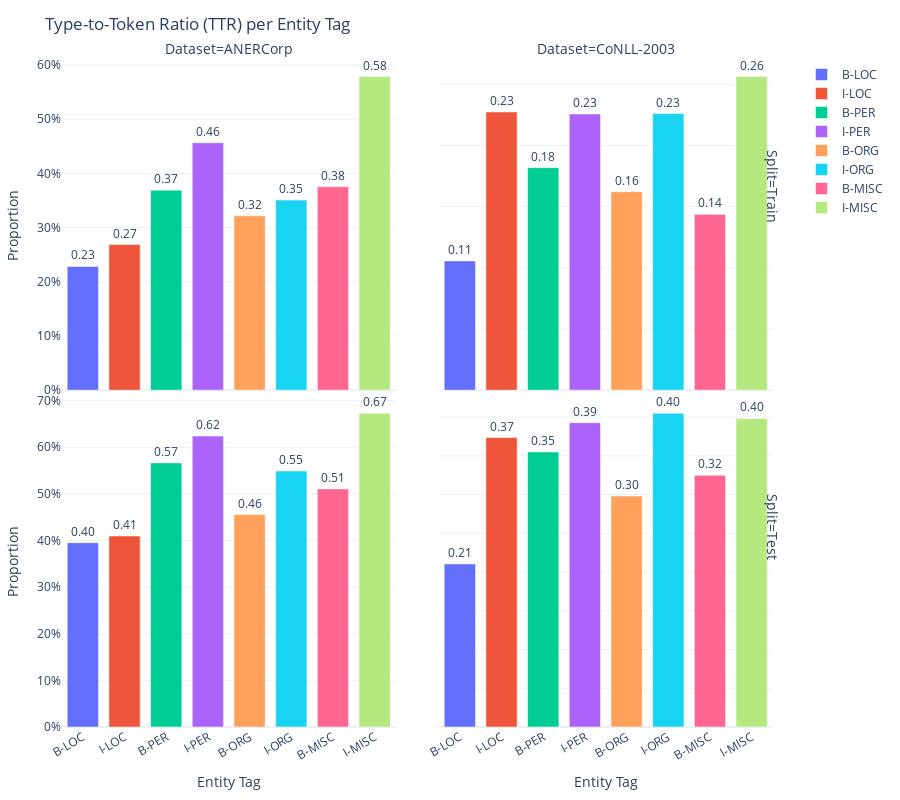

Write notebook code for a chart like this one.
### Code cell
plot_faceted_bar_chart(
            df=df,
            metric="TTR",
            text="TTR",
            title="Type-to-Token Ratio (TTR) per Entity Tag",
            tag_order=_DEFAULT_TAGS
        )

### Figure 1 — Plotly figure (JSON) as saved in the notebook; plotly's stock layout.template omitted (floating-point values rounded to 4 significant figures)
{"data": [{"alignmentgroup": "True", "cliponaxis": false, "hovertemplate": "Entity Tag=%{x}<br>Split=Train<br>Dataset=ANERCorp<br>Proportion=%{text}<extra></extra>", "legendgroup": "B-LOC", "marker": {"color": "#636efa", "pattern": {"shape": ""}}, "name": "B-LOC", "offsetgroup": "B-LOC", "orientation": "v", "showlegend": true, "text": [0.2283], "textposition": "outside", "texttemplate": "%{text:.2f}", "type": "bar", "x": ["B-LOC"], "xaxis": "x3", "y": [0.2283], "yaxis": "y3"}, {"alignmentgroup": "True", "cliponaxis": false, "hovertemplate": "Entity Tag=%{x}<br>Split=Train<br>Dataset=CoNLL-2003<br>Proportion=%{text}<extra></extra>", "legendgroup": "B-LOC", "marker": {"color": "#636efa", "pattern": {"shape": ""}}, "name": "B-LOC", "offsetgroup": "B-LOC", "orientation": "v", "showlegend": false, "text": [0.1056], "textposition": "outside", "texttemplate": "%{text:.2f}", "type": "bar", "x": ["B-LOC"], "xaxis": "x4", "y": [0.1056], "yaxis": "y4"}, {"alignmentgroup": "True", "cliponaxis": false, "hovertemplate": "Entity Tag=%{x}<br>Split=Test<br>Dataset=ANERCorp<br>Proportion=%{text}<extra></extra>", "legendgroup": "B-LOC", "marker": {"color": "#636efa", "pattern": {"shape": ""}}, "name": "B-LOC", "offsetgroup": "B-LOC", "orientation": "v", "showlegend": false, "text": [0.3952], "textposition": "outside", "texttemplate": "%{text:.2f}", "type": "bar", "x": ["B-LOC"], "xaxis": "x", "y": [0.3952], "yaxis": "y"}, {"alignmentgroup": "True", "cliponaxis": false, "hovertemplate": "Entity Tag=%{x}<br>Split=Test<br>Dataset=CoNLL-2003<br>Proportion=%{text}<extra></extra>", "legendgroup": "B-LOC", "marker": {"color": "#636efa", "pattern": {"shape": ""}}, "name": "B-LOC", "offsetgroup": "B-LOC", "orientation": "v", "showlegend": false, "text": [0.2104], "textposition": "outside", "texttemplate": "%{text:.2f}", "type": "bar", "x": ["B-LOC"], "xaxis": "x2", "y": [0.2104], "yaxis": "y2"}, {"alignmentgroup": "True", "cliponaxis": false, "hovertemplate": "Entity Tag=%{x}<br>Split=Train<br>Dataset=ANERCorp<br>Proportion=%{text}<extra></extra>", "legendgroup": "I-LOC", "marker": {"color": "#EF553B", "pattern": {"shape": ""}}, "name": "I-LOC", "offsetgroup": "I-LOC", "orientation": "v", "showlegend": true, "text": [0.2686], "textposition": "outside", "texttemplate": "%{text:.2f}", "type": "bar", "x": ["I-LOC"], "xaxis": "x3", "y": [0.2686], "yaxis": "y3"}, {"alignmentgroup": "True", "cliponaxis": false, "hovertemplate": "Entity Tag=%{x}<br>Split=Train<br>Dataset=CoNLL-2003<br>Proportion=%{text}<extra></extra>", "legendgroup": "I-LOC", "marker": {"color": "#EF553B", "pattern": {"shape": ""}}, "name": "I-LOC", "offsetgroup": "I-LOC", "orientation": "v", "showlegend": false, "text": [0.2273], "textposition": "outside", "texttemplate": "%{text:.2f}", "type": "bar", "x": ["I-LOC"], "xaxis": "x4", "y": [0.2273], "yaxis": "y4"}, {"alignmentgroup": "True", "cliponaxis": false, "hovertemplate": "Entity Tag=%{x}<br>Split=Test<br>Dataset=ANERCorp<br>Proportion=%{text}<extra></extra>", "legendgroup": "I-LOC", "marker": {"color": "#EF553B", "pattern": {"shape": ""}}, "name": "I-LOC", "offsetgroup": "I-LOC", "orientation": "v", "showlegend": false, "text": [0.4096], "textposition": "outside", "texttemplate": "%{text:.2f}", "type": "bar", "x": ["I-LOC"], "xaxis": "x", "y": [0.4096], "yaxis": "y"}, {"alignmentgroup": "True", "cliponaxis": false, "hovertemplate": "Entity Tag=%{x}<br>Split=Test<br>Dataset=CoNLL-2003<br>Proportion=%{text}<extra></extra>", "legendgroup": "I-LOC", "marker": {"color": "#EF553B", "pattern": {"shape": ""}}, "name": "I-LOC", "offsetgroup": "I-LOC", "orientation": "v", "showlegend": false, "text": [0.3735], "textposition": "outside", "texttemplate": "%{text:.2f}", "type": "bar", "x": ["I-LOC"], "xaxis": "x2", "y": [0.3735], "yaxis": "y2"}, {"alignmentgroup": "True", "cliponaxis": false, "hovertemplate": "Entity Tag=%{x}<br>Split=Train<br>Dataset=ANERCorp<br>Proportion=%{text}<extra></extra>", "legendgroup": "B-PER", "marker": {"color": "#00cc96", "pattern": {"shape": ""}}, "name": "B-PER", "offsetgroup": "B-PER", "orientation": "v", "showlegend": true, "text": [0.3689], "textposition": "outside", "texttemplate": "%{text:.2f}", "type": "bar", "x": ["B-PER"], "xaxis": "x3", "y": [0.3689], "yaxis": "y3"}, {"alignmentgroup": "True", "cliponaxis": false, "hovertemplate": "Entity Tag=%{x}<br>Split=Train<br>Dataset=CoNLL-2003<br>Proportion=%{text}<extra></extra>", "legendgroup": "B-PER", "marker": {"color": "#00cc96", "pattern": {"shape": ""}}, "name": "B-PER", "offsetgroup": "B-PER", "orientation": "v", "showlegend": false, "text": [0.1818], "textposition": "outside", "texttemplate": "%{text:.2f}", "type": "bar", "x": ["B-PER"], "xaxis": "x4", "y": [0.1818], "yaxis": "y4"}, {"alignmentgroup": "True", "cliponaxis": false, "hovertemplate": "Entity Tag=%{x}<br>Split=Test<br>Dataset=ANERCorp<br>Proportion=%{text}<extra></extra>", "legendgroup": "B-PER", "marker": {"color": "#00cc96", "pattern": {"shape": ""}}, "name": "B-PER", "offsetgroup": "B-PER", "orientation": "v", "showlegend": false, "text": [0.5664], "textposition": "outside", "texttemplate": "%{text:.2f}", "type": "bar", "x": ["B-PER"], "xaxis": "x", "y": [0.5664], "yaxis": "y"}, {"alignmentgroup": "True", "cliponaxis": false, "hovertemplate": "Entity Tag=%{x}<br>Split=Test<br>Dataset=CoNLL-2003<br>Proportion=%{text}<extra></extra>", "legendgroup": "B-PER", "marker": {"color": "#00cc96", "pattern": {"shape": ""}}, "name": "B-PER", "offsetgroup": "B-PER", "orientation": "v", "showlegend": false, "text": [0.355], "textposition": "outside", "texttemplate": "%{text:.2f}", "type": "bar", "x": ["B-PER"], "xaxis": "x2", "y": [0.355], "yaxis": "y2"}, {"alignmentgroup": "True", "cliponaxis": false, "hovertemplate": "Entity Tag=%{x}<br>Split=Train<br>Dataset=ANERCorp<br>Proportion=%{text}<extra></extra>", "legendgroup": "I-PER", "marker": {"color": "#ab63fa", "pattern": {"shape": ""}}, "name": "I-PER", "offsetgroup": "I-PER", "orientation": "v", "showlegend": true, "text": [0.4564], "textposition": "outside", "texttemplate": "%{text:.2f}", "type": "bar", "x": ["I-PER"], "xaxis": "x3", "y": [0.4564], "yaxis": "y3"}, {"alignmentgroup": "True", "cliponaxis": false, "hovertemplate": "Entity Tag=%{x}<br>Split=Train<br>Dataset=CoNLL-2003<br>Proportion=%{text}<extra></extra>", "legendgroup": "I-PER", "marker": {"color": "#ab63fa", "pattern": {"shape": ""}}, "name": "I-PER", "offsetgroup": "I-PER", "orientation": "v", "showlegend": false, "text": [0.2257], "textposition": "outside", "texttemplate": "%{text:.2f}", "type": "bar", "x": ["I-PER"], "xaxis": "x4", "y": [0.2257], "yaxis": "y4"}, {"alignmentgroup": "True", "cliponaxis": false, "hovertemplate": "Entity Tag=%{x}<br>Split=Test<br>Dataset=ANERCorp<br>Proportion=%{text}<extra></extra>", "legendgroup": "I-PER", "marker": {"color": "#ab63fa", "pattern": {"shape": ""}}, "name": "I-PER", "offsetgroup": "I-PER", "orientation": "v", "showlegend": false, "text": [0.624], "textposition": "outside", "texttemplate": "%{text:.2f}", "type": "bar", "x": ["I-PER"], "xaxis": "x", "y": [0.624], "yaxis": "y"}, {"alignmentgroup": "True", "cliponaxis": false, "hovertemplate": "Entity Tag=%{x}<br>Split=Test<br>Dataset=CoNLL-2003<br>Proportion=%{text}<extra></extra>", "legendgroup": "I-PER", "marker": {"color": "#ab63fa", "pattern": {"shape": ""}}, "name": "I-PER", "offsetgroup": "I-PER", "orientation": "v", "showlegend": false, "text": [0.3927], "textposition": "outside", "texttemplate": "%{text:.2f}", "type": "bar", "x": ["I-PER"], "xaxis": "x2", "y": [0.3927], "yaxis": "y2"}, {"alignmentgroup": "True", "cliponaxis": false, "hovertemplate": "Entity Tag=%{x}<br>Split=Train<br>Dataset=ANERCorp<br>Proportion=%{text}<extra></extra>", "legendgroup": "B-ORG", "marker": {"color": "#FFA15A", "pattern": {"shape": ""}}, "name": "B-ORG", "offsetgroup": "B-ORG", "orientation": "v", "showlegend": true, "text": [0.3217], "textposition": "outside", "texttemplate": "%{text:.2f}", "type": "bar", "x": ["B-ORG"], "xaxis": "x3", "y": [0.3217], "yaxis": "y3"}, {"alignmentgroup": "True", "cliponaxis": false, "hovertemplate": "Entity Tag=%{x}<br>Split=Train<br>Dataset=CoNLL-2003<br>Proportion=%{text}<extra></extra>", "legendgroup": "B-ORG", "marker": {"color": "#FFA15A", "pattern": {"shape": ""}}, "name": "B-ORG", "offsetgroup": "B-ORG", "orientation": "v", "showlegend": false, "text": [0.1622], "textposition": "outside", "texttemplate": "%{text:.2f}", "type": "bar", "x": ["B-ORG"], "xaxis": "x4", "y": [0.1622], "yaxis": "y4"}, {"alignmentgroup": "True", "cliponaxis": false, "hovertemplate": "Entity Tag=%{x}<br>Split=Test<br>Dataset=ANERCorp<br>Proportion=%{text}<extra></extra>", "legendgroup": "B-ORG", "marker": {"color": "#FFA15A", "pattern": {"shape": ""}}, "name": "B-ORG", "offsetgroup": "B-ORG", "orientation": "v", "showlegend": false, "text": [0.4556], "textposition": "outside", "texttemplate": "%{text:.2f}", "type": "bar", "x": ["B-ORG"], "xaxis": "x", "y": [0.4556], "yaxis": "y"}, {"alignmentgroup": "True", "cliponaxis": false, "hovertemplate": "Entity Tag=%{x}<br>Split=Test<br>Dataset=CoNLL-2003<br>Proportion=%{text}<extra></extra>", "legendgroup": "B-ORG", "marker": {"color": "#FFA15A", "pattern": {"shape": ""}}, "name": "B-ORG", "offsetgroup": "B-ORG", "orientation": "v", "showlegend": false, "text": [0.298], "textposition": "outside", "texttemplate": "%{text:.2f}", "type": "bar", "x": ["B-ORG"], "xaxis": "x2", "y": [0.298], "yaxis": "y2"}, {"alignmentgroup": "True", "cliponaxis": false, "hovertemplate": "Entity Tag=%{x}<br>Split=Train<br>Dataset=ANERCorp<br>Proportion=%{text}<extra></extra>", "legendgroup": "I-ORG", "marker": {"color": "#19d3f3", "pattern": {"shape": ""}}, "name": "I-ORG", "offsetgroup": "I-ORG", "orientation": "v", "showlegend": true, "text": [0.3507], "textposition": "outside", "texttemplate": "%{text:.2f}", "type": "bar", "x": ["I-ORG"], "xaxis": "x3", "y": [0.3507], "yaxis": "y3"}, {"alignmentgroup": "True", "cliponaxis": false, "hovertemplate": "Entity Tag=%{x}<br>Split=Train<br>Dataset=CoNLL-2003<br>Proportion=%{text}<extra></extra>", "legendgroup": "I-ORG", "marker": {"color": "#19d3f3", "pattern": {"shape": ""}}, "name": "I-ORG", "offsetgroup": "I-ORG", "orientation": "v", "showlegend": false, "text": [0.226], "textposition": "outside", "texttemplate": "%{text:.2f}", "type": "bar", "x": ["I-ORG"], "xaxis": "x4", "y": [0.226], "yaxis": "y4"}, {"alignmentgroup": "True", "cliponaxis": false, "hovertemplate": "Entity Tag=%{x}<br>Split=Test<br>Dataset=ANERCorp<br>Proportion=%{text}<extra></extra>", "legendgroup": "I-ORG", "marker": {"color": "#19d3f3", "pattern": {"shape": ""}}, "name": "I-ORG", "offsetgroup": "I-ORG", "orientation": "v", "showlegend": false, "text": [0.5491], "textposition": "outside", "texttemplate": "%{text:.2f}", "type": "bar", "x": ["I-ORG"], "xaxis": "x", "y": [0.5491], "yaxis": "y"}, {"alignmentgroup": "True", "cliponaxis": false, "hovertemplate": "Entity Tag=%{x}<br>Split=Test<br>Dataset=CoNLL-2003<br>Proportion=%{text}<extra></extra>", "legendgroup": "I-ORG", "marker": {"color": "#19d3f3", "pattern": {"shape": ""}}, "name": "I-ORG", "offsetgroup": "I-ORG", "orientation": "v", "showlegend": false, "text": [0.4048], "textposition": "outside", "texttemplate": "%{text:.2f}", "type": "bar", "x": ["I-ORG"], "xaxis": "x2", "y": [0.4048], "yaxis": "y2"}, {"alignmentgroup": "True", "cliponaxis": false, "hovertemplate": "Entity Tag=%{x}<br>Split=Train<br>Dataset=ANERCorp<br>Proportion=%{text}<extra></extra>", "legendgroup": "B-MISC", "marker": {"color": "#FF6692", "pattern": {"shape": ""}}, "name": "B-MISC", "offsetgroup": "B-MISC", "orientation": "v", "showlegend": true, "text": [0.3754], "textposition": "outside", "texttemplate": "%{text:.2f}", "type": "bar", "x": ["B-MISC"], "xaxis": "x3", "y": [0.3754], "yaxis": "y3"}, {"alignmentgroup": "True", "cliponaxis": false, "hovertemplate": "Entity Tag=%{x}<br>Split=Train<br>Dataset=CoNLL-2003<br>Proportion=%{text}<extra></extra>", "legendgroup": "B-MISC", "marker": {"color": "#FF6692", "pattern": {"shape": ""}}, "name": "B-MISC", "offsetgroup": "B-MISC", "orientation": "v", "showlegend": false, "text": [0.1437], "textposition": "outside", "texttemplate": "%{text:.2f}", "type": "bar", "x": ["B-MISC"], "xaxis": "x4", "y": [0.1437], "yaxis": "y4"}, {"alignmentgroup": "True", "cliponaxis": false, "hovertemplate": "Entity Tag=%{x}<br>Split=Test<br>Dataset=ANERCorp<br>Proportion=%{text}<extra></extra>", "legendgroup": "B-MISC", "marker": {"color": "#FF6692", "pattern": {"shape": ""}}, "name": "B-MISC", "offsetgroup": "B-MISC", "orientation": "v", "showlegend": false, "text": [0.5106], "textposition": "outside", "texttemplate": "%{text:.2f}", "type": "bar", "x": ["B-MISC"], "xaxis": "x", "y": [0.5106], "yaxis": "y"}, {"alignmentgroup": "True", "cliponaxis": false, "hovertemplate": "Entity Tag=%{x}<br>Split=Test<br>Dataset=CoNLL-2003<br>Proportion=%{text}<extra></extra>", "legendgroup": "B-MISC", "marker": {"color": "#FF6692", "pattern": {"shape": ""}}, "name": "B-MISC", "offsetgroup": "B-MISC", "orientation": "v", "showlegend": false, "text": [0.3248], "textposition": "outside", "texttemplate": "%{text:.2f}", "type": "bar", "x": ["B-MISC"], "xaxis": "x2", "y": [0.3248], "yaxis": "y2"}, {"alignmentgroup": "True", "cliponaxis": false, "hovertemplate": "Entity Tag=%{x}<br>Split=Train<br>Dataset=ANERCorp<br>Proportion=%{text}<extra></extra>", "legendgroup": "I-MISC", "marker": {"color": "#B6E880", "pattern": {"shape": ""}}, "name": "I-MISC", "offsetgroup": "I-MISC", "orientation": "v", "showlegend": true, "text": [0.5787], "textposition": "outside", "texttemplate": "%{text:.2f}", "type": "bar", "x": ["I-MISC"], "xaxis": "x3", "y": [0.5787], "yaxis": "y3"}, {"alignmentgroup": "True", "cliponaxis": false, "hovertemplate": "Entity Tag=%{x}<br>Split=Train<br>Dataset=CoNLL-2003<br>Proportion=%{text}<extra></extra>", "legendgroup": "I-MISC", "marker": {"color": "#B6E880", "pattern": {"shape": ""}}, "name": "I-MISC", "offsetgroup": "I-MISC", "orientation": "v", "showlegend": false, "text": [0.2563], "textposition": "outside", "texttemplate": "%{text:.2f}", "type": "bar", "x": ["I-MISC"], "xaxis": "x4", "y": [0.2563], "yaxis": "y4"}, {"alignmentgroup": "True", "cliponaxis": false, "hovertemplate": "Entity Tag=%{x}<br>Split=Test<br>Dataset=ANERCorp<br>Proportion=%{text}<extra></extra>", "legendgroup": "I-MISC", "marker": {"color": "#B6E880", "pattern": {"shape": ""}}, "name": "I-MISC", "offsetgroup": "I-MISC", "orientation": "v", "showlegend": false, "text": [0.6727], "textposition": "outside", "texttemplate": "%{text:.2f}", "type": "bar", "x": ["I-MISC"], "xaxis": "x", "y": [0.6727], "yaxis": "y"}, {"alignmentgroup": "True", "cliponaxis": false, "hovertemplate": "Entity Tag=%{x}<br>Split=Test<br>Dataset=CoNLL-2003<br>Proportion=%{text}<extra></extra>", "legendgroup": "I-MISC", "marker": {"color": "#B6E880", "pattern": {"shape": ""}}, "name": "I-MISC", "offsetgroup": "I-MISC", "orientation": "v", "showlegend": false, "text": [0.3981], "textposition": "outside", "texttemplate": "%{text:.2f}", "type": "bar", "x": ["I-MISC"], "xaxis": "x2", "y": [0.3981], "yaxis": "y2"}], "layout": {"annotations": [{"font": {"size": 14}, "showarrow": false, "text": "Dataset=ANERCorp", "x": 0.23, "xanchor": "center", "xref": "paper", "y": 1, "yanchor": "bottom", "yref": "paper"}, {"font": {"size": 14}, "showarrow": false, "text": "Dataset=CoNLL-2003", "x": 0.75, "xanchor": "center", "xref": "paper", "y": 1, "yanchor": "bottom", "yref": "paper"}, {"font": {"size": 14}, "showarrow": false, "text": "Split=Test", "textangle": 90, "x": 0.98, "xanchor": "center", "xref": "paper", "y": 0.2475, "yanchor": "bottom", "yref": "paper"}, {"font": {"size": 14}, "showarrow": false, "text": "Split=Train", "textangle": 90, "x": 0.98, "xanchor": "center", "xref": "paper", "y": 0.7525, "yanchor": "bottom", "yref": "paper"}], "bargap": 0.25, "barmode": "relative", "height": 800, "legend": {"title": {}, "tracegroupgap": 0}, "margin": {"b": 20, "l": 20, "r": 20, "t": 60}, "title": {"text": "Type-to-Token Ratio (TTR) per Entity Tag"}, "uniformtext": {"minsize": 10, "mode": "hide"}, "xaxis": {"anchor": "y", "categoryarray": ["B-LOC", "I-LOC", "B-PER", "I-PER", "B-ORG", "I-ORG", "B-MISC", "I-MISC"], "categoryorder": "array", "domain": [0, 0.46], "tickangle": -30, "title": {"text": "Entity Tag"}}, "xaxis2": {"anchor": "y2", "categoryarray": ["B-LOC", "I-LOC", "B-PER", "I-PER", "B-ORG", "I-ORG", "B-MISC", "I-MISC"], "categoryorder": "array", "domain": [0.52, 0.98], "matches": "x", "tickangle": -30, "title": {"text": "Entity Tag"}}, "xaxis3": {"anchor": "y3", "domain": [0, 0.46], "matches": "x", "showticklabels": false, "tickangle": -30}, "xaxis4": {"anchor": "y4", "domain": [0.52, 0.98], "matches": "x", "showticklabels": false, "tickangle": -30}, "yaxis": {"anchor": "x", "domain": [0, 0.495], "rangemode": "tozero", "tickformat": ".0%", "title": {"text": "Proportion"}}, "yaxis2": {"anchor": "x2", "domain": [0, 0.495], "rangemode": "tozero", "showticklabels": false, "tickformat": ".0%"}, "yaxis3": {"anchor": "x3", "domain": [0.505, 1], "rangemode": "tozero", "tickformat": ".0%", "title": {"text": "Proportion"}}, "yaxis4": {"anchor": "x4", "domain": [0.505, 1], "rangemode": "tozero", "showticklabels": false, "tickformat": ".0%"}}}
